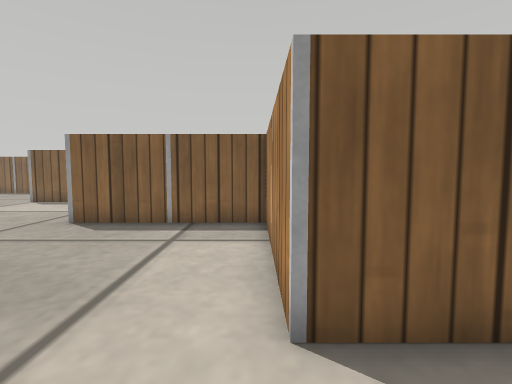
view 1 (above)

23 first-person views from a walk through a robot-simulator world made for Webots. The camera is 0.16 m above the floor, tilts 4° down and sees 85° across. The floor is counted in squares, 0.1 m on a side. Each view is taken from the middle of a square. On the plan, view 1 faces up. The plan holds only what a view shows up to about 14 squares ahead; the rest is blank. The place goes on beyond the plan. Robots are left out. Simple shapes and patterns stand in for the simulator's stock objects.

view 2
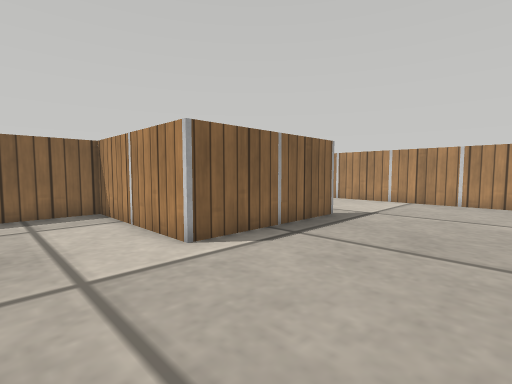

view 3
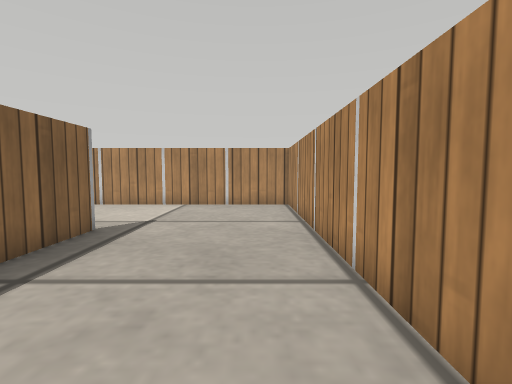

view 4
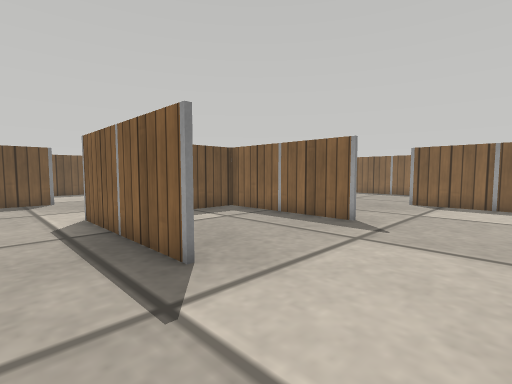

view 5
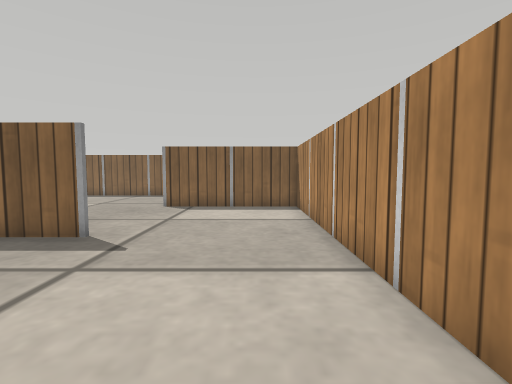

view 6
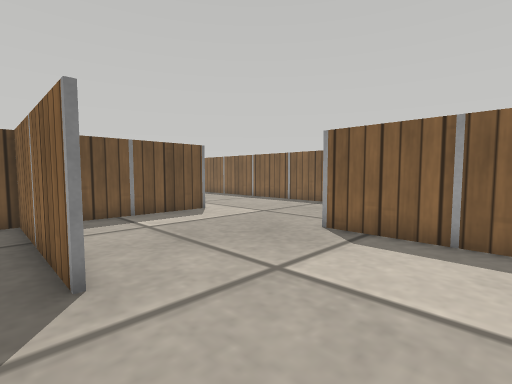

view 7
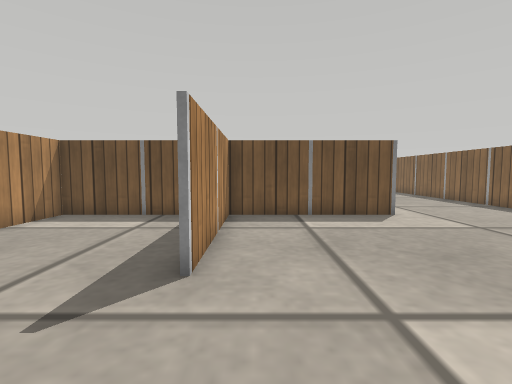

view 8
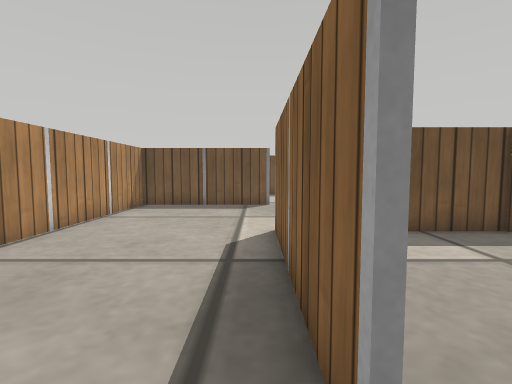

view 9
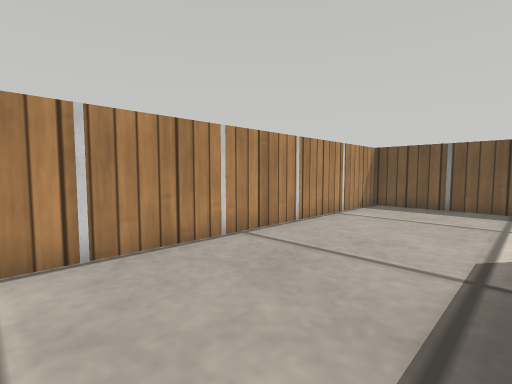

view 10
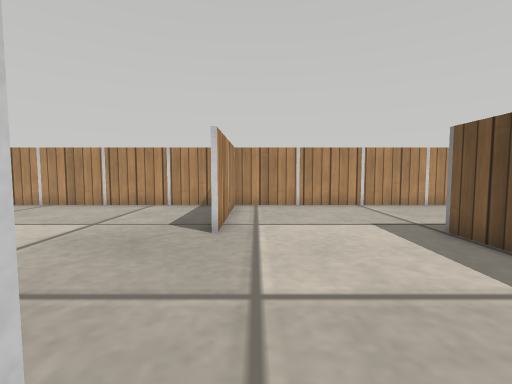

view 11
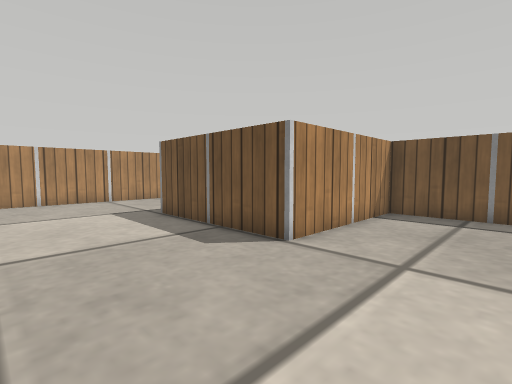

view 12
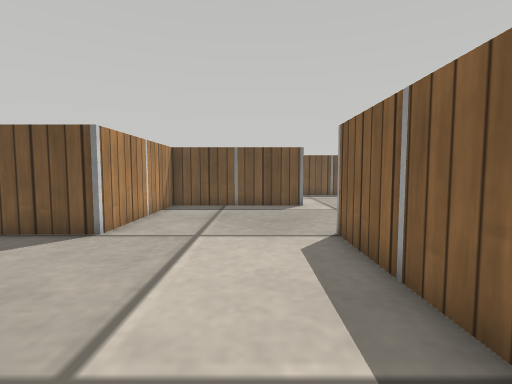

view 13
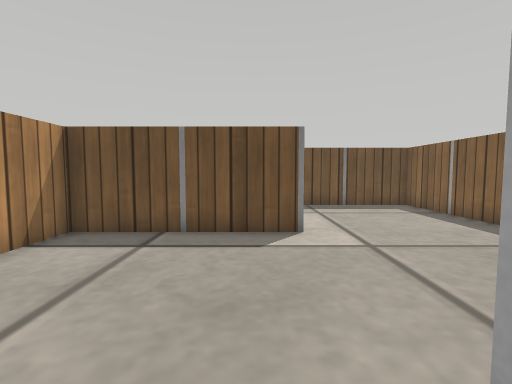

view 14
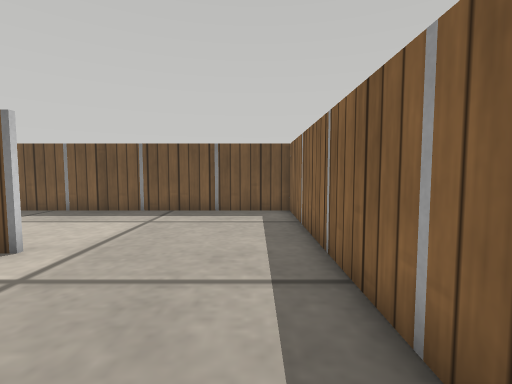

view 15
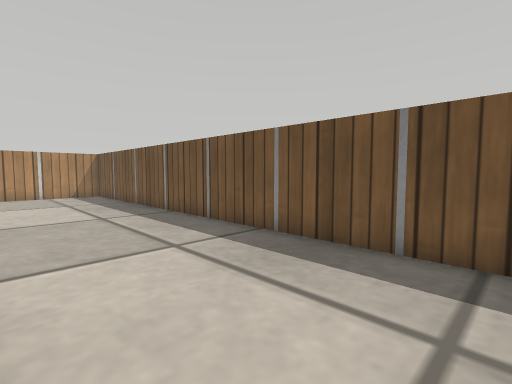

view 16
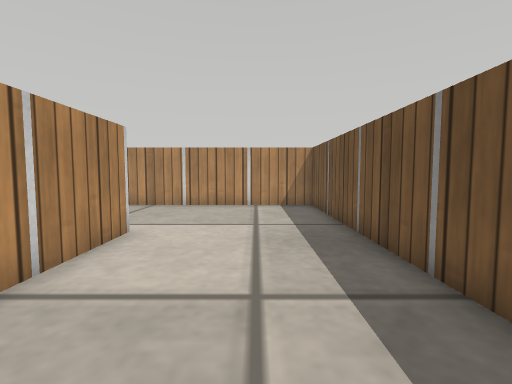

view 17
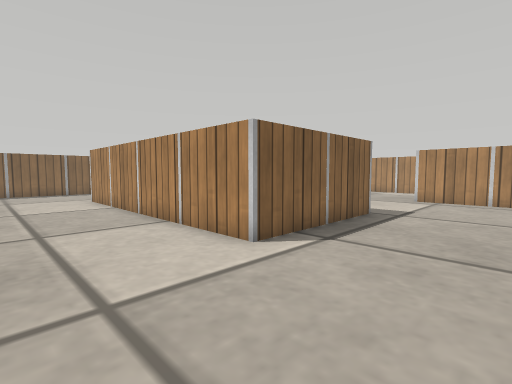

view 18
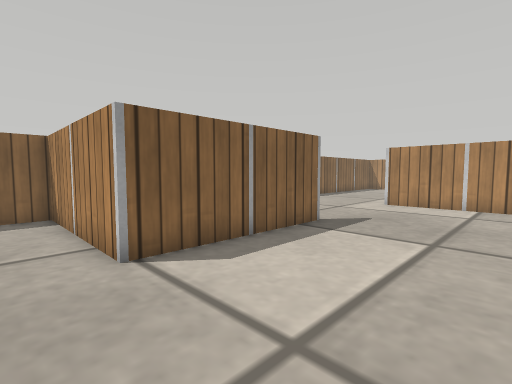

view 19
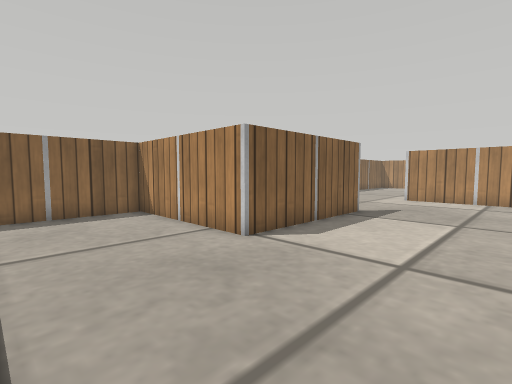

view 20
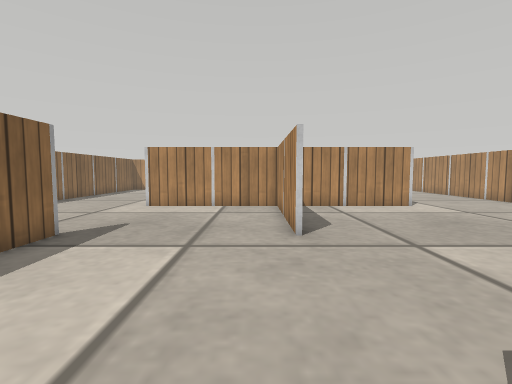

view 21
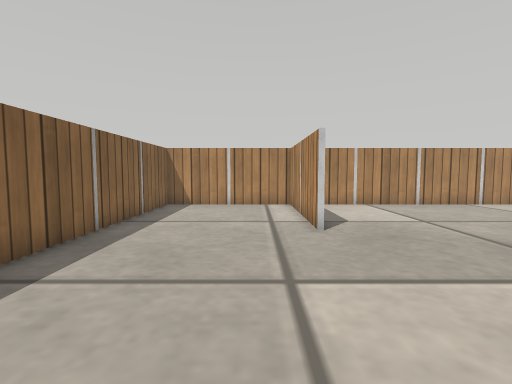

view 22
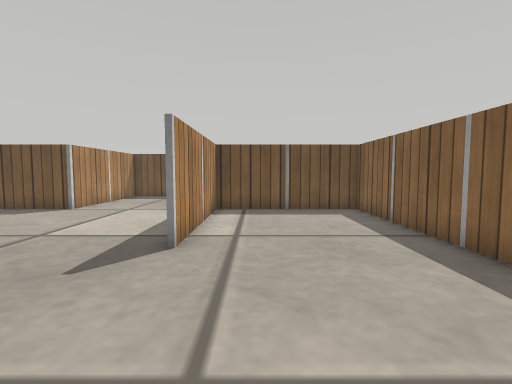

view 23
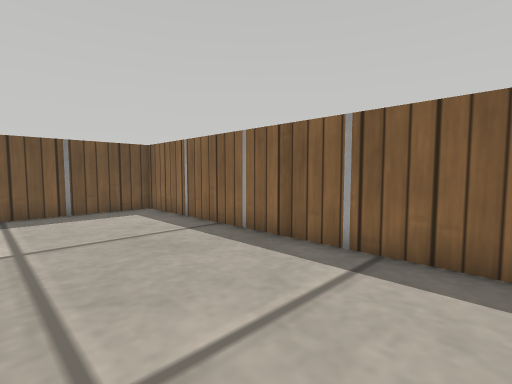

### Floor plan
Ten units are one square. View 1 is at (0, 0); x grows to the right and y downward. Boxes are objects, and circles mark ways between rooms. Rooms are numbered by the first view taken in them; rooms with no view inside come last. Other rooms are left out.
<svg viewBox="-252 -219 386 260">
<path fill="none" stroke="#000" d="M69 -88 -60 -88M6 -90 69 -90M69 -25 3 -25 3 -154M5 -154 5 -27 31 -27M-58 -27 -58 36M-60 -90 0 -90M-60 36 129 36 129 -151 66 -151M-121 -90 -121 -25 -186 -25 -186 -135M-175 -214 -247 -214 -247 36 -60 36M-58 -151 -123 -151M-60 33 -60 -27M-123 -151 -123 -214 -175 -214M-184 -154 -184 -90 -121 -90M-1 -214 -121 -214 -121 -153 -58 -153M66 -153 129 -153 129 -214 37 -214"/>
<circle cx="-60" cy="-85" r="3" fill="#2a7"/>
<circle cx="5" cy="-150" r="3" fill="#2a7"/>
<circle cx="-180" cy="-185" r="3" fill="#2a7"/>
<circle cx="-120" cy="-120" r="3" fill="#2a7"/>
<circle cx="-150" cy="-150" r="3" fill="#2a7"/>
<text x="40" y="-60">1</text>
<text x="-190" y="-70">2</text>
<text x="-150" y="-190">3</text>
<text x="-150" y="-130">4</text>
<text x="0" y="-190">5</text>
</svg>
Room 1 opens to room 2. Room 1 opens to room 5. Room 2 opens to room 3. Room 2 opens to room 4. Room 3 opens to room 4.

Where each view was taken, in squares from view 1:
view 1: 0 up, 0 right, facing up
view 2: 3 down, 3 left, facing up-right
view 3: 2 down, 1 left, facing right
view 4: 0 up, 11 right, facing up-left
view 5: 2 up, 11 right, facing up
view 6: 8 up, 11 right, facing up-left
view 7: 10 up, 11 right, facing left
view 8: 2 up, 8 right, facing left
view 9: 2 up, 8 right, facing down-left
view 10: 10 up, 7 left, facing down
view 11: 13 up, 7 left, facing down-left
view 12: 13 up, 5 left, facing left
view 13: 14 up, 11 left, facing left
view 14: 20 up, 13 left, facing left
view 15: 17 up, 19 left, facing down-left
view 16: 10 up, 22 left, facing down
view 17: 2 down, 23 left, facing up-right
view 18: 10 up, 14 left, facing up-right
view 19: 10 up, 17 left, facing up-right
view 20: 10 up, 13 left, facing right
view 21: 17 up, 1 left, facing right
view 22: 17 up, 0 right, facing left
view 23: 16 up, 0 right, facing up-left
